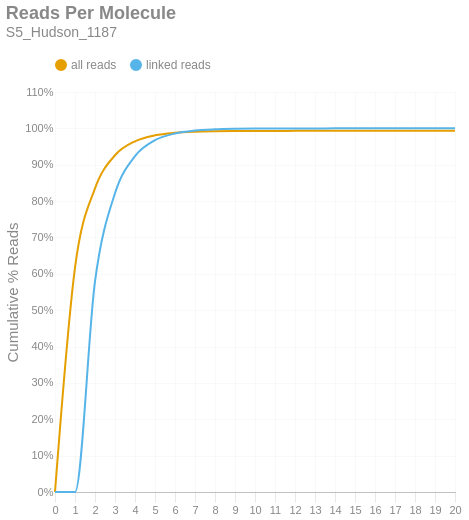

This figure's notebook cell:
### Markdown cell above
### Reads per Molecule
This chart shows the cumulative distribution of the number of reads per linked molecule. That is, how many alignments are associated with a unique molecule. This excludes the number of reads associated with invalid or absent linked-read barcodes. The `linked` histogram is the percentages recalculated when disregarding singletons.

### Code cell
if SKIPLR:
    print_html(f"Skipped")
else:
    counts = np.bincount(valids['reads'].cast(pl.Int64).to_numpy())
    weighted = counts * np.arange(len(counts))
    all_perc = weighted / n_reads
    linked_perc = weighted / n_linked_reads
    linked_perc[1] = 0
    binned_df = pl.DataFrame({
        'readsper': list(range(len(counts))),
        'all reads (cumsum)': np.cumsum(all_perc).tolist(),
        'linked reads (cumsum)': np.cumsum(linked_perc).tolist(),
    })

    with SafeRender(binned_df):
        (
            density_plot(binned_df, 'Reads Per Molecule', samplename, 'readspmol')
            .encode(
                x=alt.X('readsper:O', title=None).axis(labelAngle=0).scale(padding=0),
                y=alt.Y('value:Q', title='Cumulative % Reads').axis(format='%').stack(False),
                color=alt.Color("key:N").scale(domain=["all reads", "linked reads"]),
                tooltip=[
                    alt.Tooltip("key:N", title="Data Type"),
                    alt.Tooltip("readsper:O", title="Reads Per Molecule"),
                    alt.Tooltip("value:Q", format=".2%", title="% Reads (Cum.)")
                ]            
            )
        ).display()

### Figure 1 — Vega-Lite specification as saved in the notebook (floating-point values rounded to 4 significant figures)
{"width": "container", "height": 400, "config": {"title": {"anchor": "start", "dy": -15, "fontSize": 18, "color": "#888888", "subtitleColor": "#888888", "subtitleFontSize": 14}, "arc": {"fill": "#0072B2"}, "axis": {"domainColor": "#888888", "domainWidth": 0.5, "gridWidth": 0.2, "grid": false, "titleFontWeight": 400, "titleFontSize": 15, "labelFontSize": 11, "labelColor": "#888888", "tickColor": "#888888", "tickWidth": 0.2, "titleColor": "#888888"}, "axisBand": {"grid": false}, "axisX": {"grid": true, "tickSize": 10, "domainCap": "round"}, "axisY": {"domain": false, "grid": true, "tickSize": 0, "domainCap": "round"}, "background": "transparent", "header": {"labelFontSize": 15, "labelColor": "#888888", "titleFontSize": 15, "titleFontWeight": 600, "titleColor": "#888888"}, "legend": {"labelFont": "sans-serif", "labelFontSize": 12, "labelColor": "#888888", "symbolSize": 100, "symbolType": "circle", "titleFontSize": 12, "titlePadding": 10, "titleColor": "#888888", "title": null, "orient": "top"}, "range": {"category": ["#E69F00", "#56B4E9", "#009E73", "#F0E442", "#0072B2", "#D55E00", "#CC79A7", "#000000"], "diverging": ["#cfe8f3", "#a2d4ec", "#73bfe2", "#46abdb", "#1696d2", "#12719e"]}, "area": {"fill": "#0072B2", "fillOpacity": 0.7, "line": true, "strokeOpacity": 0.7}, "line": {"color": "#0072B2", "stroke": "#0072B2", "strokeWidth": 2}, "trail": {"color": "#0072B2", "stroke": "#0072B2", "strokeWidth": 0, "size": 1}, "point": {"filled": true, "fillOpacity": 1.0, "size": 95}, "text": {"color": "#888888", "fontSize": 11, "align": "right", "fontWeight": 400, "size": 11}, "bar": {"fill": "#0072B2", "stroke": null}, "view": {"stroke": null, "continuousWidth": 660, "continuousHeight": 400}}, "data": {"name": "data-fc166b7f957eb097b4ade6720363e0e8"}, "mark": {"type": "line", "interpolate": "monotone", "point": {"opacity": 0, "size": 275}}, "encoding": {"color": {"field": "key", "scale": {"domain": ["all reads", "linked reads"]}, "type": "nominal"}, "tooltip": [{"field": "key", "title": "Data Type", "type": "nominal"}, {"field": "readsper", "title": "Reads Per Molecule", "type": "ordinal"}, {"field": "value", "format": ".2%", "title": "% Reads (Cum.)", "type": "quantitative"}], "x": {"axis": {"labelAngle": 0}, "field": "readsper", "scale": {"padding": 0}, "title": null, "type": "ordinal"}, "y": {"axis": {"format": "%"}, "field": "value", "stack": false, "title": "Cumulative % Reads", "type": "quantitative"}}, "params": [{"name": "param_c36ac31b6afebe62", "select": {"type": "point", "fields": ["key"]}, "bind": "legend"}], "title": {"text": "Reads Per Molecule", "subtitle": "S5_Hudson_1187"}, "transform": [{"fold": ["all reads (cumsum)", "linked reads (cumsum)"]}, {"calculate": "replace(datum.key, ' (cumsum)', '')", "as": "key"}, {"filter": {"param": "param_c36ac31b6afebe62"}}], "usermeta": {"embedOptions": {"downloadFileName": "S5_Hudson_1187.readspmol"}}, "$schema": "https://vega.github.io/schema/vega-lite/v6.1.0.json", "datasets": {"data-fc166b7f957eb097b4ade6720363e0e8": [{"readsper": 0, "all reads (cumsum)": 0.0, "linked reads (cumsum)": 0.0}, {"readsper": 1, "all reads (cumsum)": 0.6172, "linked reads (cumsum)": 0.0}, {"readsper": 2, "all reads (cumsum)": 0.8349, "linked reads (cumsum)": 0.5791}, {"readsper": 3, "all reads (cumsum)": 0.926, "linked reads (cumsum)": 0.8215}, {"readsper": 4, "all reads (cumsum)": 0.9645, "linked reads (cumsum)": 0.9238}, {"readsper": 5, "all reads (cumsum)": 0.9809, "linked reads (cumsum)": 0.9674}, {"readsper": 6, "all reads (cumsum)": 0.9879, "linked reads (cumsum)": 0.986}, {"readsper": 7, "all reads (cumsum)": 0.9909, "linked reads (cumsum)": 0.994}, {"readsper": 8, "all reads (cumsum)": 0.9921, "linked reads (cumsum)": 0.9973}, {"readsper": 9, "all reads (cumsum)": 0.9927, "linked reads (cumsum)": 0.9988}, {"readsper": 10, "all reads (cumsum)": 0.993, "linked reads (cumsum)": 0.9995}, {"readsper": 11, "all reads (cumsum)": 0.9931, "linked reads (cumsum)": 0.9998}, {"readsper": 12, "all reads (cumsum)": 0.9931, "linked reads (cumsum)": 0.9999}, {"readsper": 13, "all reads (cumsum)": 0.9931, "linked reads (cumsum)": 0.9999}, {"readsper": 14, "all reads (cumsum)": 0.9931, "linked reads (cumsum)": 1.0}, {"readsper": 15, "all reads (cumsum)": 0.9931, "linked reads (cumsum)": 1.0}, {"readsper": 16, "all reads (cumsum)": 0.9931, "linked reads (cumsum)": 1.0}, {"readsper": 17, "all reads (cumsum)": 0.9931, "linked reads (cumsum)": 1.0}, {"readsper": 18, "all reads (cumsum)": 0.9931, "linked reads (cumsum)": 1.0}, {"readsper": 19, "all reads (cumsum)": 0.9931, "linked reads (cumsum)": 1.0}, {"readsper": 20, "all reads (cumsum)": 0.9931, "linked reads (cumsum)": 1.0}]}}
